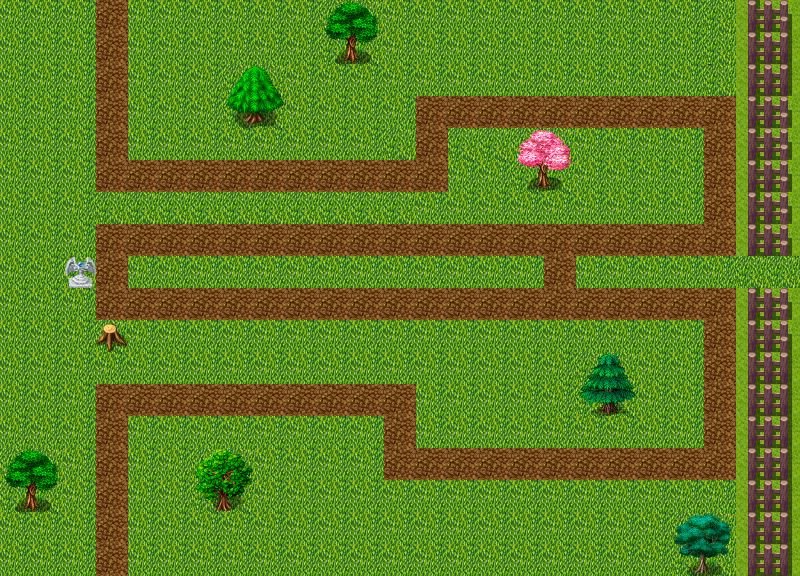

Below is a game level as drawn by its tile map, then a one-line description and the .tmx that defines it (tile-layer data replaced by summaries):
An orthogonal 25x18 tile map with 32x32 px tiles, 1 tile layer (Calque de Tile 1).

<map version="1.0" orientation="orthogonal" width="25" height="18" tilewidth="32" tileheight="32">
 <tileset firstgid="1" source="fullTileset.tsx" />
 <layer name="Calque de Tile 1" width="25" height="18">
  <data>[450 cells, 450 non-empty, 33 distinct tile ids]</data>
 </layer>
</map>
